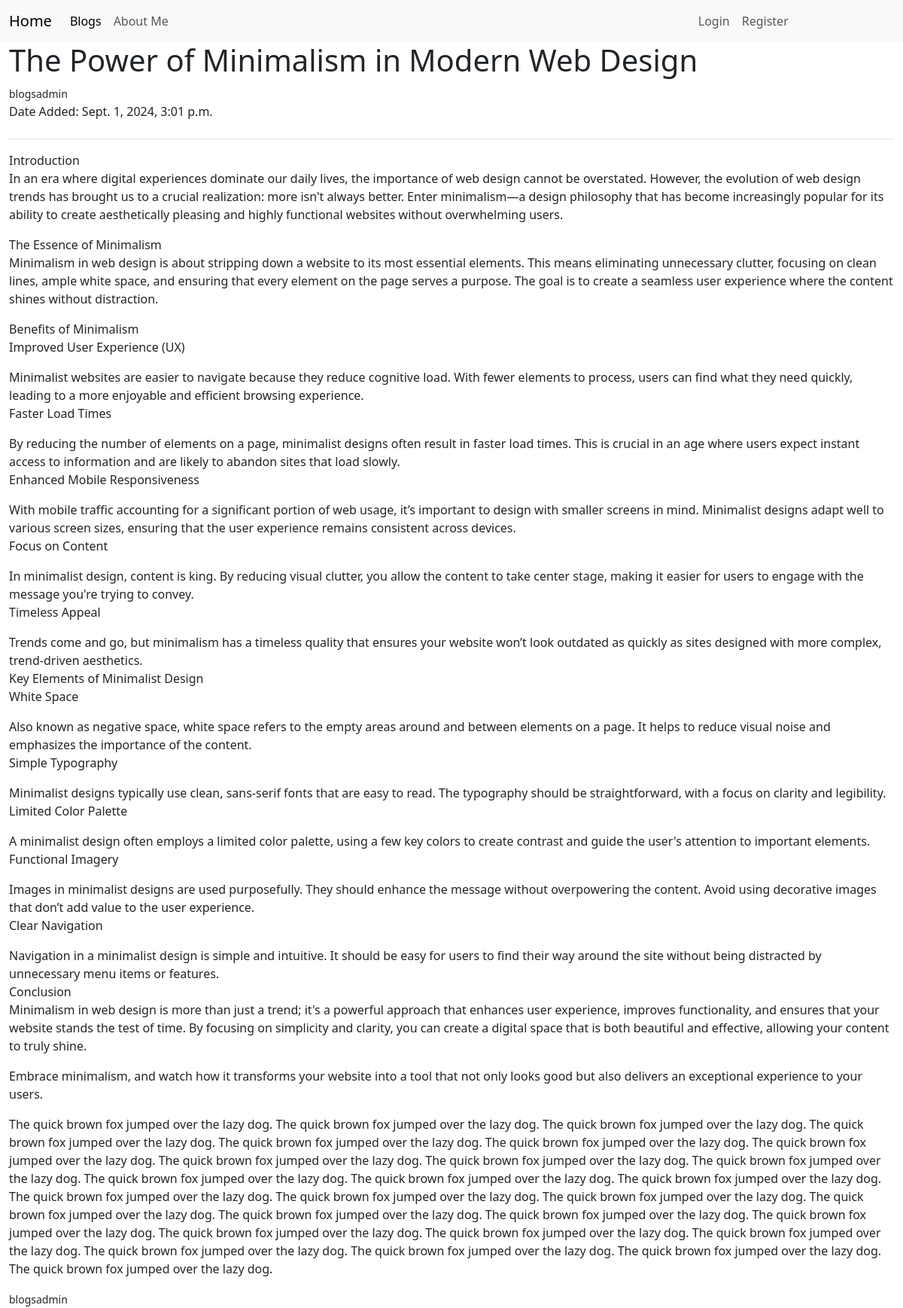
Before: /blog-view/1 with the older database file.
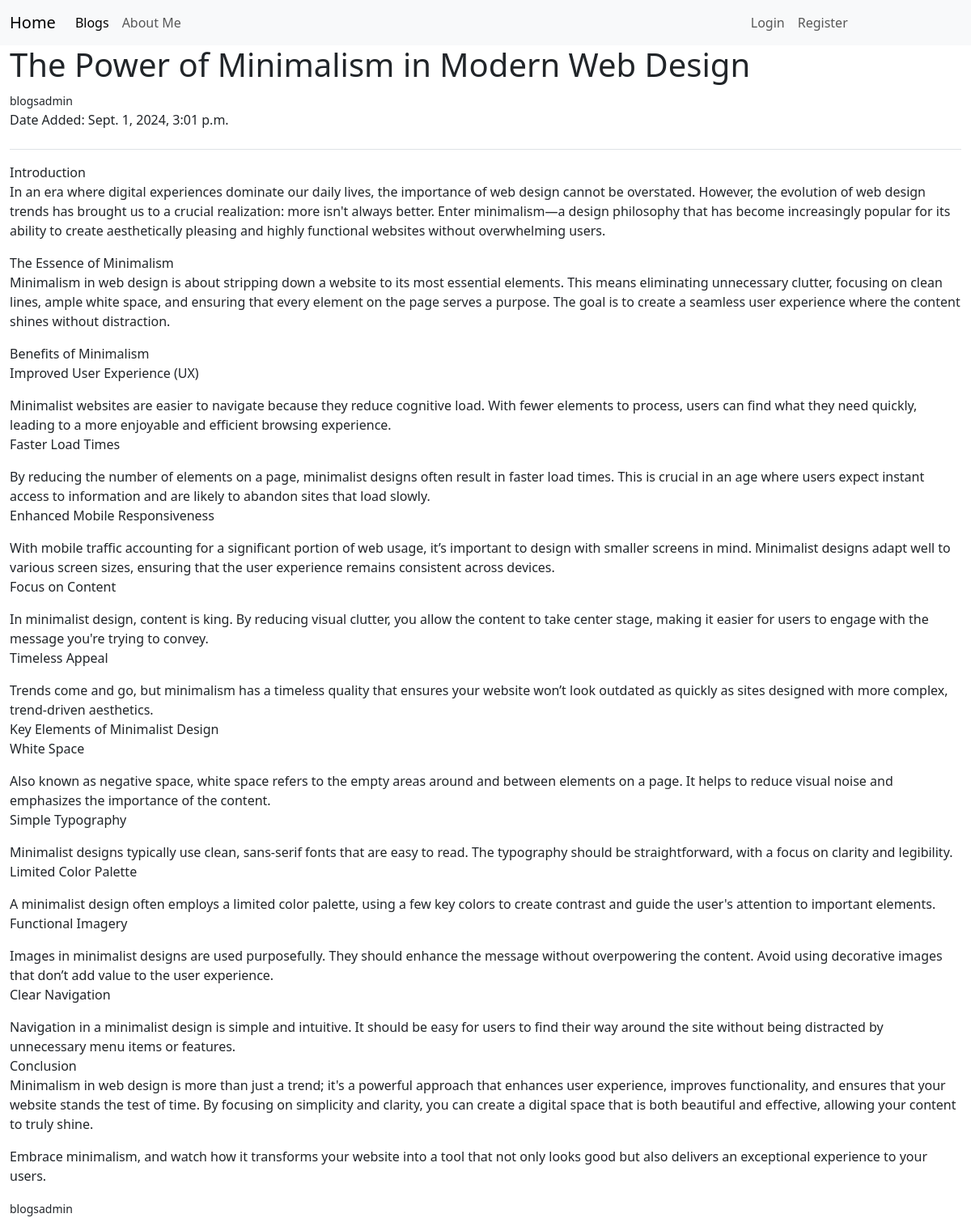
After: the same page with the newer database file.
### blogs/models.py (models this page shows, shortened)
class BlogPost(models.Model):
    title = models.CharField(max_length=200)
    text = models.TextField()
    date_added = models.DateTimeField(auto_now_add=True)
    owner = models.ForeignKey(User, on_delete=models.CASCADE)

### blogs/views.py (the view)
# urls.py: path('blog-view/<int:title_id>', views.blogpost, name="blogpost"),
def blogpost(request, title_id):
    blogpost = BlogPost.objects.get(id=title_id)
    logged_user = request.user
    context = {'blogpost': blogpost, 'logged_user': logged_user}
    return render(request, 'blogs/blogpost.html', context)

### blogs/templates/blogs/blogpost.html (shortened to what this page needs)
{% extends "blogs/base.html" %}
    {% block page_header %}
    <div class="card-header">
        <h1>{{ blogpost.title }}</h1>
        <small>{{ blogpost.owner }}</small>
        <p>Date Added: {{ blogpost.date_added }}</p>
    </div>
    {% endblock page_header %}
    {% block content %}
    <div class="card-body">
        <p>{{ blogpost.text|linebreaks }}</p>
    </div>
    <div class="card-footer">
        <small>{{ blogpost.owner }}</small>
    </div>
  </div>
  {%endblock content %}

Changed rows visible on the page:
changed BlogPost "The Power of Minimalism in Modern Web Design": text "…experience to your users. The quick brown fox jumped over the lazy dog. The quick brown fox jumped over the lazy dog. The quick brown fox jumped over the lazy dog. The quick brown fox jumped over the lazy dog. The quick brown fox jumped over the lazy dog. The quick brown fox jumped over the lazy dog. The quick brown fox jumped over the lazy dog. The quick brown fox jumped over the lazy dog. The quick brown fox jumped over the lazy dog. The quick brown fox jumped over the lazy dog. The quick brown fox jumped over the lazy dog. The quick brown fox jumped over the lazy dog. The quick brown fox jumped over the lazy dog. The quick brown fox jumped over the lazy dog. The quick brown fox jumped…" → "…experience to your users."
